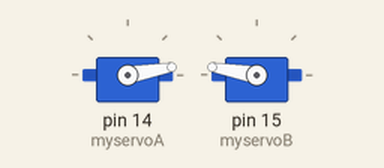
The sketch below on a simulated Arduino Uno, built with avr-gcc and run on an emulated ATmega328P. On the bench: 2 × servo.

Above: at 3.05 s.
At 3.35 s:
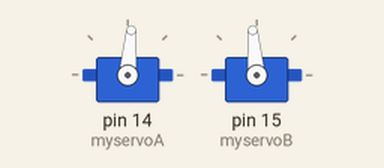
At 3.7 s:
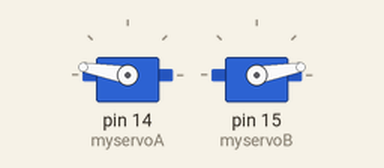
At 4.35 s:
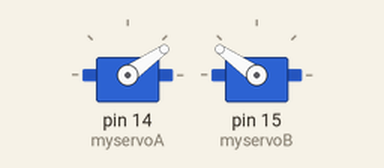
Timing chart, 0 to 6.4 s (numbered marks = the images above):
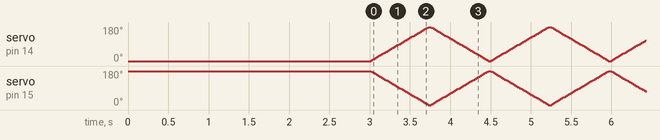

The sketch:

SERVO.ino
```cpp
#include <Servo.h>

Servo myservoA;
Servo myservoB;

int limit =180;
int sped =5;

void setup()
{
  myservoA.attach(14, 500, 2400); // 修正脈衝寬度範圍
  myservoB.attach(15, 500, 2400); // 修正脈衝寬度範圍
  myservoA.write(0);
  myservoB.write(180);
  delay(3000);
  Serial.begin(9600);
}


void loop()
{
  int cut;
  for(int i = 0; i <= limit;i+=sped)
  {
    cut = limit - i;
//    Serial.println("0-180");
//    Serial.println(cut);
//    Serial.println("---");
//    Serial.println(i);
    myservoA.write(i);
    myservoB.write(cut);
    delay(20);
  }

  for(int i = 180; i >= 0; i-=sped){
    cut = limit -i;
//    Serial.println("180-0");
//    Serial.println(cut);
//    Serial.println("---");
//    Serial.println(i);
    myservoA.write(i);// 使用write，傳入角度，從180度轉到0度
    myservoB.write(cut);
    delay(20);
  }
}
```
